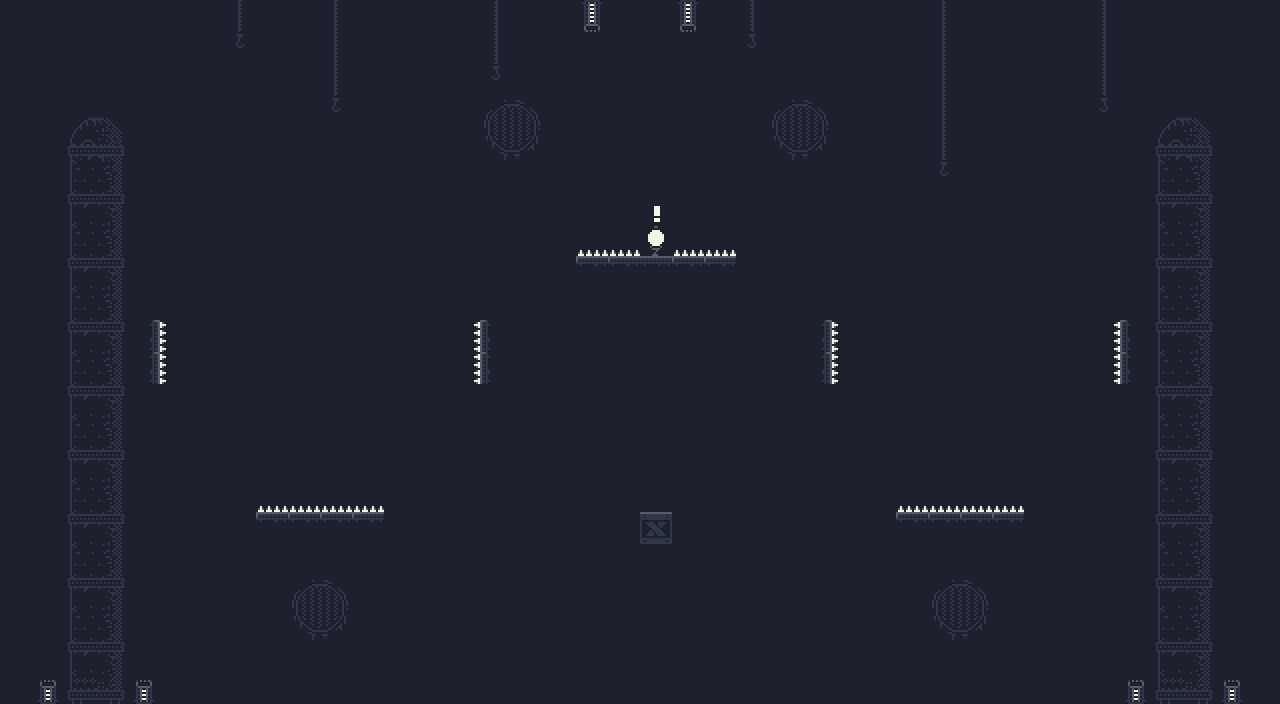

Tiled map render using the project's own tile images. Description and the whole map definition, tile-layer contents included, below:
An orthogonal 40x22 tile map with 32x32 px tiles, 3 tile layers (Background, Ground, Foreground) and 3 objects (Spawn, Win).

<map version="1.10" tiledversion="1.12.1" orientation="orthogonal" renderorder="right-down" width="40" height="22" tilewidth="32" tileheight="32" infinite="0" backgroundcolor="#1d212d" nextlayerid="5" nextobjectid="9">
 <editorsettings>
  <export target="level7.json" format="json" />
 </editorsettings>
 <tileset firstgid="1" name="0x72-industrial-tileset-32px-extruded" tilewidth="32" tileheight="32" spacing="2" margin="1" tilecount="1024" columns="32">
  <image source="0x72-industrial-tileset-32px-extruded.png" width="1088" height="1088" />
  <tile id="5">
   <properties>
    <property name="collides" type="bool" value="true" />
   </properties>
  </tile>
  <tile id="12">
   <properties>
    <property name="collides" type="bool" value="true" />
   </properties>
  </tile>
  <tile id="13">
   <properties>
    <property name="collides" type="bool" value="true" />
   </properties>
  </tile>
  <tile id="14">
   <properties>
    <property name="collides" type="bool" value="true" />
   </properties>
  </tile>
  <tile id="15">
   <properties>
    <property name="collides" type="bool" value="true" />
   </properties>
  </tile>
  <tile id="19">
   <properties>
    <property name="collides" type="bool" value="true" />
   </properties>
  </tile>
  <tile id="20">
   <properties>
    <property name="collides" type="bool" value="true" />
   </properties>
  </tile>
  <tile id="21">
   <properties>
    <property name="collides" type="bool" value="true" />
   </properties>
  </tile>
  <tile id="32">
   <properties>
    <property name="collides" type="bool" value="true" />
   </properties>
  </tile>
  <tile id="33">
   <properties>
    <property name="collides" type="bool" value="true" />
   </properties>
  </tile>
  <tile id="34">
   <properties>
    <property name="collides" type="bool" value="true" />
   </properties>
  </tile>
  <tile id="35">
   <properties>
    <property name="collides" type="bool" value="true" />
   </properties>
  </tile>
  <tile id="36">
   <properties>
    <property name="collides" type="bool" value="true" />
   </properties>
  </tile>
  <tile id="37">
   <properties>
    <property name="collides" type="bool" value="true" />
   </properties>
  </tile>
  <tile id="38">
   <properties>
    <property name="collides" type="bool" value="true" />
   </properties>
  </tile>
  <tile id="39">
   <properties>
    <property name="collides" type="bool" value="true" />
   </properties>
  </tile>
  <tile id="40">
   <properties>
    <property name="collides" type="bool" value="true" />
   </properties>
  </tile>
  <tile id="41">
   <properties>
    <property name="collides" type="bool" value="true" />
   </properties>
  </tile>
  <tile id="42">
   <properties>
    <property name="collides" type="bool" value="true" />
   </properties>
  </tile>
  <tile id="43">
   <properties>
    <property name="collides" type="bool" value="true" />
   </properties>
  </tile>
  <tile id="52">
   <properties>
    <property name="collides" type="bool" value="true" />
   </properties>
  </tile>
  <tile id="53">
   <properties>
    <property name="collides" type="bool" value="true" />
    <property name="isPermanent" type="bool" value="true" />
   </properties>
  </tile>
  <tile id="76">
   <properties>
    <property name="collides" type="bool" value="true" />
    <property name="isSpike" type="bool" value="true" />
   </properties>
   <objectgroup draworder="index">
    <object id="5" x="2" y="26" width="30" height="6" />
   </objectgroup>
  </tile>
  <tile id="77">
   <properties>
    <property name="collides" type="bool" value="true" />
    <property name="isSpike" type="bool" value="true" />
   </properties>
  </tile>
  <tile id="78">
   <properties>
    <property name="collides" type="bool" value="true" />
    <property name="isSpike" type="bool" value="true" />
   </properties>
  </tile>
  <tile id="79">
   <properties>
    <property name="collides" type="bool" value="true" />
    <property name="isSpike" type="bool" value="true" />
   </properties>
  </tile>
  <tile id="84">
   <properties>
    <property name="collides" type="bool" value="true" />
   </properties>
  </tile>
  <tile id="85">
   <properties>
    <property name="collides" type="bool" value="true" />
   </properties>
  </tile>
  <tile id="86">
   <properties>
    <property name="collides" type="bool" value="true" />
   </properties>
  </tile>
  <tile id="87">
   <properties>
    <property name="collides" type="bool" value="true" />
   </properties>
  </tile>
  <tile id="88">
   <properties>
    <property name="collides" type="bool" value="true" />
   </properties>
  </tile>
  <tile id="89">
   <properties>
    <property name="collides" type="bool" value="true" />
   </properties>
  </tile>
  <tile id="108">
   <properties>
    <property name="collides" type="bool" value="true" />
    <property name="isSpike" type="bool" value="true" />
   </properties>
  </tile>
  <tile id="109">
   <properties>
    <property name="collides" type="bool" value="true" />
    <property name="isSpike" type="bool" value="true" />
   </properties>
  </tile>
  <tile id="110">
   <properties>
    <property name="collides" type="bool" value="true" />
    <property name="isSpike" type="bool" value="true" />
   </properties>
  </tile>
  <tile id="111">
   <properties>
    <property name="collides" type="bool" value="true" />
    <property name="isSpike" type="bool" value="true" />
   </properties>
  </tile>
  <tile id="116">
   <properties>
    <property name="collides" type="bool" value="true" />
   </properties>
  </tile>
  <tile id="117">
   <properties>
    <property name="collides" type="bool" value="true" />
   </properties>
  </tile>
  <tile id="118">
   <properties>
    <property name="collides" type="bool" value="true" />
   </properties>
  </tile>
  <tile id="119">
   <properties>
    <property name="collides" type="bool" value="true" />
   </properties>
  </tile>
  <tile id="120">
   <properties>
    <property name="collides" type="bool" value="true" />
   </properties>
  </tile>
  <tile id="121">
   <properties>
    <property name="collides" type="bool" value="true" />
   </properties>
  </tile>
  <tile id="152">
   <properties>
    <property name="collides" type="bool" value="true" />
   </properties>
  </tile>
  <tile id="153">
   <properties>
    <property name="collides" type="bool" value="true" />
   </properties>
  </tile>
  <tile id="196">
   <properties>
    <property name="collides" type="bool" value="true" />
   </properties>
  </tile>
  <tile id="197">
   <properties>
    <property name="collides" type="bool" value="true" />
   </properties>
  </tile>
  <tile id="198">
   <properties>
    <property name="collides" type="bool" value="true" />
   </properties>
  </tile>
  <tile id="199">
   <properties>
    <property name="collides" type="bool" value="true" />
   </properties>
  </tile>
  <tile id="200">
   <properties>
    <property name="collides" type="bool" value="true" />
   </properties>
  </tile>
  <tile id="201">
   <properties>
    <property name="collides" type="bool" value="true" />
   </properties>
  </tile>
  <tile id="228">
   <properties>
    <property name="collides" type="bool" value="true" />
   </properties>
  </tile>
  <tile id="229">
   <properties>
    <property name="collides" type="bool" value="true" />
   </properties>
  </tile>
  <tile id="230">
   <properties>
    <property name="collides" type="bool" value="true" />
   </properties>
  </tile>
  <tile id="231">
   <properties>
    <property name="collides" type="bool" value="true" />
   </properties>
  </tile>
  <tile id="232">
   <properties>
    <property name="collides" type="bool" value="true" />
   </properties>
  </tile>
  <tile id="233">
   <properties>
    <property name="collides" type="bool" value="true" />
   </properties>
  </tile>
  <tile id="256">
   <properties>
    <property name="collides" type="bool" value="true" />
   </properties>
  </tile>
  <tile id="257">
   <properties>
    <property name="collides" type="bool" value="true" />
   </properties>
  </tile>
  <tile id="258">
   <properties>
    <property name="collides" type="bool" value="true" />
   </properties>
  </tile>
  <tile id="259">
   <properties>
    <property name="collides" type="bool" value="true" />
   </properties>
  </tile>
  <tile id="288">
   <properties>
    <property name="collides" type="bool" value="true" />
   </properties>
  </tile>
  <tile id="289">
   <properties>
    <property name="collides" type="bool" value="true" />
   </properties>
  </tile>
  <tile id="290">
   <properties>
    <property name="collides" type="bool" value="true" />
   </properties>
  </tile>
  <tile id="291">
   <properties>
    <property name="collides" type="bool" value="true" />
   </properties>
  </tile>
  <tile id="320">
   <properties>
    <property name="collides" type="bool" value="true" />
   </properties>
  </tile>
  <tile id="321">
   <properties>
    <property name="collides" type="bool" value="true" />
   </properties>
  </tile>
  <tile id="322">
   <properties>
    <property name="collides" type="bool" value="true" />
   </properties>
  </tile>
  <tile id="323">
   <properties>
    <property name="collides" type="bool" value="true" />
   </properties>
  </tile>
 </tileset>
 <layer id="1" name="Background" width="40" height="22">
  <data encoding="csv">
0,0,0,0,0,0,0,97,0,0,97,0,0,0,0,3221225569,0,0,193,0,0,193,0,2147483745,0,0,0,0,0,1073741921,0,0,0,0,2147483745,0,0,0,0,0,
0,0,0,0,0,0,0,129,0,0,97,0,0,0,0,3221225569,0,0,225,0,0,225,0,2147483777,0,0,0,0,0,1073741921,0,0,0,0,2147483745,0,0,0,0,0,
0,0,0,0,0,0,0,0,0,0,97,0,0,0,0,2147483777,0,0,0,0,0,0,0,0,0,0,0,0,0,1073741921,0,0,0,0,2147483745,0,0,0,0,0,
0,0,150,151,0,0,0,0,0,0,129,0,0,0,0,66,67,0,0,0,0,0,0,0,66,67,0,0,0,1073741921,0,0,0,0,2147483777,0,150,151,0,0,
0,0,182,183,0,0,0,0,0,0,0,0,0,0,0,98,99,0,0,0,0,0,0,0,98,99,0,0,0,1073741921,0,0,0,0,0,0,182,183,0,0,
0,0,214,215,0,0,0,0,0,0,0,0,0,0,0,0,0,0,0,0,0,0,0,0,0,0,0,0,0,2147483809,0,0,0,0,0,0,214,215,0,0,
0,0,246,247,0,0,0,0,0,0,0,0,0,0,0,0,0,0,0,0,0,0,0,0,0,0,0,0,0,0,0,0,0,0,0,0,246,247,0,0,
0,0,214,215,0,0,0,0,0,0,0,0,0,0,0,0,0,0,0,0,0,0,0,0,0,0,0,0,0,0,0,0,0,0,0,0,214,215,0,0,
0,0,246,247,0,0,0,0,0,0,0,0,0,0,0,0,0,0,0,0,0,0,0,0,0,0,0,0,0,0,0,0,0,0,0,0,246,247,0,0,
0,0,214,215,0,0,0,0,0,0,0,0,0,0,0,0,0,0,0,0,0,0,0,0,0,0,0,0,0,0,0,0,0,0,0,0,214,215,0,0,
0,0,246,247,0,0,0,0,0,0,0,0,0,0,0,0,0,0,0,0,0,0,0,0,0,0,0,0,0,0,0,0,0,0,0,0,246,247,0,0,
0,0,214,215,0,0,0,0,0,0,0,0,0,0,0,0,0,0,0,0,0,0,0,0,0,0,0,0,0,0,0,0,0,0,0,0,214,215,0,0,
0,0,246,247,0,0,0,0,0,0,0,0,0,0,0,0,0,0,0,0,0,0,0,0,0,0,0,0,0,0,0,0,0,0,0,0,246,247,0,0,
0,0,214,215,0,0,0,0,0,0,0,0,0,0,0,0,0,0,0,0,0,0,0,0,0,0,0,0,0,0,0,0,0,0,0,0,214,215,0,0,
0,0,246,247,0,0,0,0,0,0,0,0,0,0,0,0,0,0,0,0,0,0,0,0,0,0,0,0,0,0,0,0,0,0,0,0,246,247,0,0,
0,0,214,215,0,0,0,0,0,0,0,0,0,0,0,0,0,0,0,0,0,0,0,0,0,0,0,0,0,0,0,0,0,0,0,0,214,215,0,0,
0,0,246,247,0,0,0,0,0,0,0,0,0,0,0,0,0,0,0,0,0,0,0,0,0,0,0,0,0,0,0,0,0,0,0,0,246,247,0,0,
0,0,214,215,0,0,0,0,0,0,0,0,0,0,0,0,0,0,0,0,0,0,0,0,0,0,0,0,0,0,0,0,0,0,0,0,214,215,0,0,
0,0,246,247,0,0,0,0,0,66,67,0,0,0,0,0,0,0,0,0,0,0,0,0,0,0,0,0,0,66,67,0,0,0,0,0,246,247,0,0,
0,0,214,215,0,0,0,0,0,98,99,0,0,0,0,0,0,0,0,0,0,0,0,0,0,0,0,0,0,98,99,0,0,0,0,0,214,215,0,0,
0,0,246,247,0,0,0,0,0,0,0,0,0,0,0,0,0,0,0,0,0,0,0,0,0,0,0,0,0,0,0,0,0,0,0,0,246,247,0,0,
0,226,278,279,226,0,0,0,0,0,0,0,0,0,0,0,0,0,0,0,0,0,0,0,0,0,0,0,0,0,0,0,0,0,0,226,278,279,226,0
</data>
 </layer>
 <layer id="2" name="Ground" width="40" height="22">
  <data encoding="csv">
0,0,0,0,0,0,0,0,0,0,0,0,0,0,0,0,0,0,0,0,0,0,0,0,0,0,0,0,0,0,0,0,0,0,0,0,0,0,0,0,
0,0,0,0,0,0,0,0,0,0,0,0,0,0,0,0,0,0,0,0,0,0,0,0,0,0,0,0,0,0,0,0,0,0,0,0,0,0,0,0,
0,0,0,0,0,0,0,0,0,0,0,0,0,0,0,0,0,0,0,0,0,0,0,0,0,0,0,0,0,0,0,0,0,0,0,0,0,0,0,0,
0,0,0,0,0,0,0,0,0,0,0,0,0,0,0,0,0,0,0,0,0,0,0,0,0,0,0,0,0,0,0,0,0,0,0,0,0,0,0,0,
0,0,0,0,0,0,0,0,0,0,0,0,0,0,0,0,0,0,0,0,0,0,0,0,0,0,0,0,0,0,0,0,0,0,0,0,0,0,0,0,
0,0,0,0,0,0,0,0,0,0,0,0,0,0,0,0,0,0,0,0,0,0,0,0,0,0,0,0,0,0,0,0,0,0,0,0,0,0,0,0,
0,0,0,0,0,0,0,0,0,0,0,0,0,0,0,0,0,0,0,0,0,0,0,0,0,0,0,0,0,0,0,0,0,0,0,0,0,0,0,0,
0,0,0,0,0,0,0,0,0,0,0,0,0,0,0,0,0,0,77,77,0,77,77,0,0,0,0,0,0,0,0,0,0,0,0,0,0,0,0,0,
0,0,0,0,0,0,0,0,0,0,0,0,0,0,0,0,0,0,109,109,19,109,109,0,0,0,0,0,0,0,0,0,0,0,0,0,0,0,0,0,
0,0,0,0,0,0,0,0,0,0,0,0,0,0,0,0,0,0,0,0,0,0,0,0,0,0,0,0,0,0,0,0,0,0,0,0,0,0,0,0,
0,0,0,0,2684354669,2684354637,0,0,0,0,0,0,0,0,536870989,536871021,0,0,0,0,0,0,0,0,0,2684354669,2684354637,0,0,0,0,0,0,0,536870989,536871021,0,0,0,0,
0,0,0,0,2684354669,2684354637,0,0,0,0,0,0,0,0,536870989,536871021,0,0,0,0,0,0,0,0,0,2684354669,2684354637,0,0,0,0,0,0,0,536870989,536871021,0,0,0,0,
0,0,0,0,0,0,0,0,0,0,0,0,0,0,0,0,0,0,0,0,0,0,0,0,0,0,0,0,0,0,0,0,0,0,0,0,0,0,0,0,
0,0,0,0,0,0,0,0,0,0,0,0,0,0,0,0,0,0,0,0,0,0,0,0,0,0,0,0,0,0,0,0,0,0,0,0,0,0,0,0,
0,0,0,0,0,0,0,0,0,0,0,0,0,0,0,0,0,0,0,0,0,0,0,0,0,0,0,0,0,0,0,0,0,0,0,0,0,0,0,0,
0,0,0,0,0,0,0,0,77,77,77,77,0,0,0,0,0,0,0,0,0,0,0,0,0,0,0,0,77,77,77,77,0,0,0,0,0,0,0,0,
0,0,0,0,0,0,0,0,109,109,109,109,0,0,0,0,0,0,0,0,6,0,0,0,0,0,0,0,109,109,109,109,0,0,0,0,0,0,0,0,
0,0,0,0,0,0,0,0,0,0,0,0,0,0,0,0,0,0,0,0,0,0,0,0,0,0,0,0,0,0,0,0,0,0,0,0,0,0,0,0,
0,0,0,0,0,0,0,0,0,0,0,0,0,0,0,0,0,0,0,0,0,0,0,0,0,0,0,0,0,0,0,0,0,0,0,0,0,0,0,0,
0,0,0,0,0,0,0,0,0,0,0,0,0,0,0,0,0,0,0,0,0,0,0,0,0,0,0,0,0,0,0,0,0,0,0,0,0,0,0,0,
0,0,0,0,0,0,0,0,0,0,0,0,0,0,0,0,0,0,0,0,0,0,0,0,0,0,0,0,0,0,0,0,0,0,0,0,0,0,0,0,
0,0,0,0,0,0,0,0,0,0,0,0,0,0,0,0,0,0,0,0,0,0,0,0,0,0,0,0,0,0,0,0,0,0,0,0,0,0,0,0
</data>
 </layer>
 <layer id="3" name="Foreground" width="40" height="22">
  <data encoding="csv">
0,0,0,0,0,0,0,0,0,0,0,0,0,0,0,0,0,0,0,0,0,0,0,0,0,0,0,0,0,0,0,0,0,0,0,0,0,0,0,0,
0,0,0,0,0,0,0,0,0,0,0,0,0,0,0,0,0,0,0,0,0,0,0,0,0,0,0,0,0,0,0,0,0,0,0,0,0,0,0,0,
0,0,0,0,0,0,0,0,0,0,0,0,0,0,0,0,0,0,0,0,0,0,0,0,0,0,0,0,0,0,0,0,0,0,0,0,0,0,0,0,
0,0,0,0,0,0,0,0,0,0,0,0,0,0,0,0,0,0,0,0,0,0,0,0,0,0,0,0,0,0,0,0,0,0,0,0,0,0,0,0,
0,0,0,0,0,0,0,0,0,0,0,0,0,0,0,0,0,0,0,0,0,0,0,0,0,0,0,0,0,0,0,0,0,0,0,0,0,0,0,0,
0,0,0,0,0,0,0,0,0,0,0,0,0,0,0,0,0,0,0,0,0,0,0,0,0,0,0,0,0,0,0,0,0,0,0,0,0,0,0,0,
0,0,0,0,0,0,0,0,0,0,0,0,0,0,0,0,0,0,0,0,646,0,0,0,0,0,0,0,0,0,0,0,0,0,0,0,0,0,0,0,
0,0,0,0,0,0,0,0,0,0,0,0,0,0,0,0,0,0,0,0,317,0,0,0,0,0,0,0,0,0,0,0,0,0,0,0,0,0,0,0,
0,0,0,0,0,0,0,0,0,0,0,0,0,0,0,0,0,0,0,0,0,0,0,0,0,0,0,0,0,0,0,0,0,0,0,0,0,0,0,0,
0,0,0,0,0,0,0,0,0,0,0,0,0,0,0,0,0,0,0,0,0,0,0,0,0,0,0,0,0,0,0,0,0,0,0,0,0,0,0,0,
0,0,0,0,0,0,0,0,0,0,0,0,0,0,0,0,0,0,0,0,0,0,0,0,0,0,0,0,0,0,0,0,0,0,0,0,0,0,0,0,
0,0,0,0,0,0,0,0,0,0,0,0,0,0,0,0,0,0,0,0,0,0,0,0,0,0,0,0,0,0,0,0,0,0,0,0,0,0,0,0,
0,0,0,0,0,0,0,0,0,0,0,0,0,0,0,0,0,0,0,0,0,0,0,0,0,0,0,0,0,0,0,0,0,0,0,0,0,0,0,0,
0,0,0,0,0,0,0,0,0,0,0,0,0,0,0,0,0,0,0,0,0,0,0,0,0,0,0,0,0,0,0,0,0,0,0,0,0,0,0,0,
0,0,0,0,0,0,0,0,0,0,0,0,0,0,0,0,0,0,0,0,0,0,0,0,0,0,0,0,0,0,0,0,0,0,0,0,0,0,0,0,
0,0,0,0,0,0,0,0,0,0,0,0,0,0,0,0,0,0,0,0,0,0,0,0,0,0,0,0,0,0,0,0,0,0,0,0,0,0,0,0,
0,0,0,0,0,0,0,0,0,0,0,0,0,0,0,0,0,0,0,0,0,0,0,0,0,0,0,0,0,0,0,0,0,0,0,0,0,0,0,0,
0,0,0,0,0,0,0,0,0,0,0,0,0,0,0,0,0,0,0,0,0,0,0,0,0,0,0,0,0,0,0,0,0,0,0,0,0,0,0,0,
0,0,0,0,0,0,0,0,0,0,0,0,0,0,0,0,0,0,0,0,0,0,0,0,0,0,0,0,0,0,0,0,0,0,0,0,0,0,0,0,
0,0,0,0,0,0,0,0,0,0,0,0,0,0,0,0,0,0,0,0,0,0,0,0,0,0,0,0,0,0,0,0,0,0,0,0,0,0,0,0,
0,0,0,0,0,0,0,0,0,0,0,0,0,0,0,0,0,0,0,0,0,0,0,0,0,0,0,0,0,0,0,0,0,0,0,0,0,0,0,0,
0,0,0,0,0,0,0,0,0,0,0,0,0,0,0,0,0,0,0,0,0,0,0,0,0,0,0,0,0,0,0,0,0,0,0,0,0,0,0,0
</data>
 </layer>
 <objectgroup id="4" name="Objects">
  <object id="1" name="Spawn" x="656" y="496">
   <point />
  </object>
  <object id="8" name="Win" x="656" y="242">
   <point />
  </object>
 </objectgroup>
</map>
